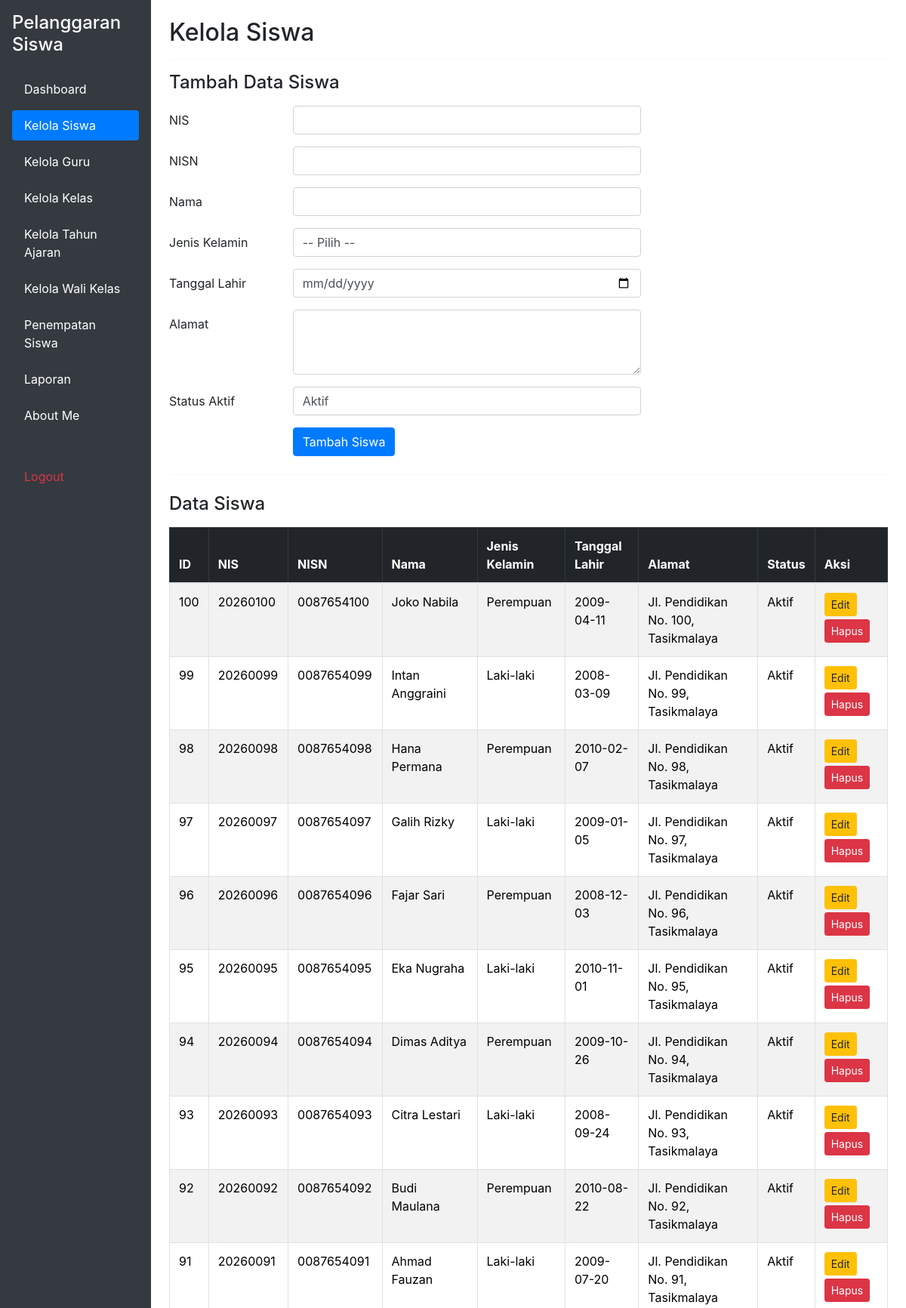
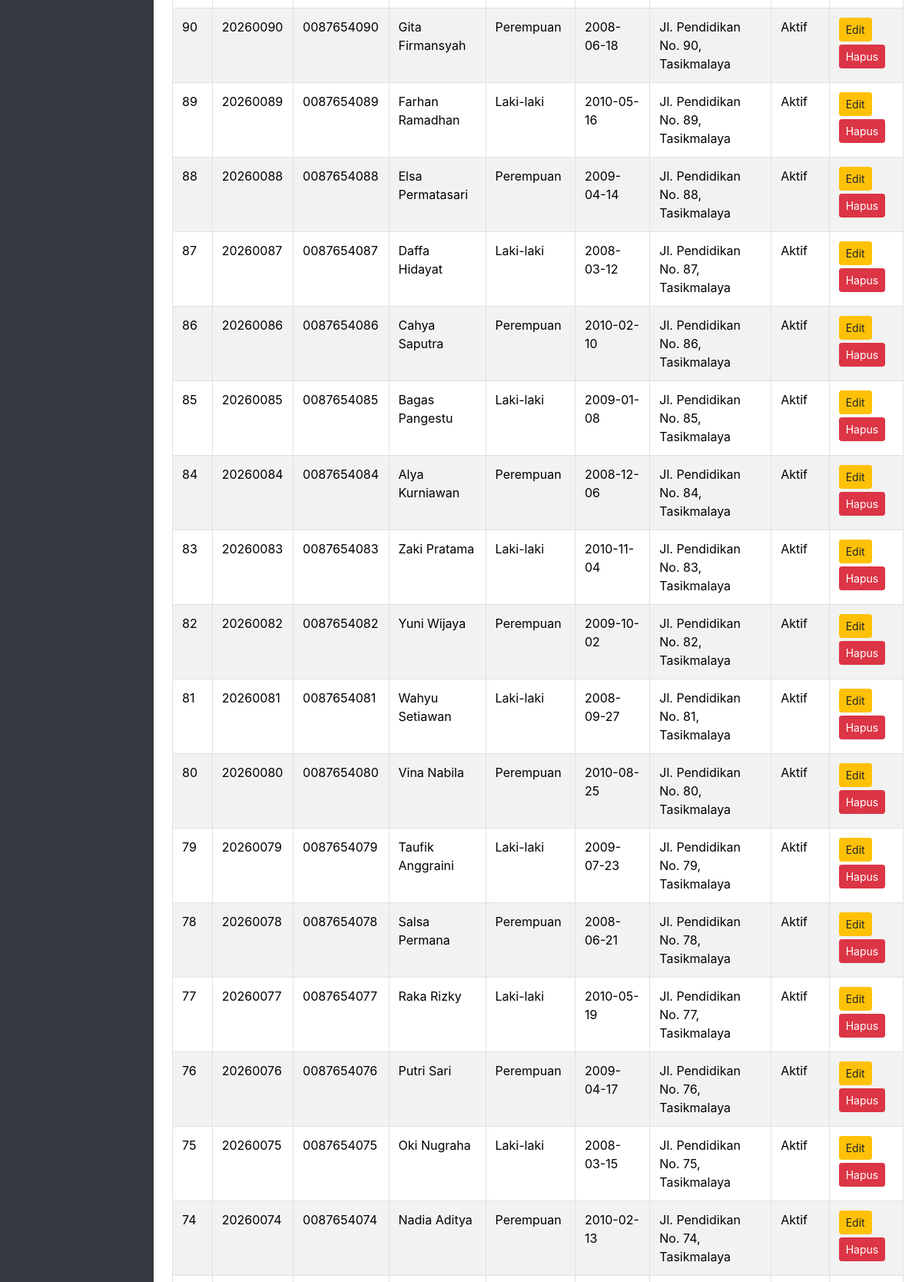
The page /kelola_siswa.php (signed in, upper part) on the database its author committed (2 pictures, top to bottom).
### tables this page shows
CREATE TABLE `t_siswa` (
  `id` int(11) NOT NULL,
  `nis` varchar(30) DEFAULT NULL,
  `nisn` varchar(20) NOT NULL,
  `nama` varchar(150) DEFAULT NULL,
  `jenis_kelamin` char(1) NOT NULL,
  `tanggal_lahir` date NOT NULL,
  `alamat` text NOT NULL,
  `status_aktif` tinyint(1) NOT NULL,
  `created_at` timestamp NOT NULL DEFAULT current_timestamp(),
  `updated_at` timestamp NOT NULL DEFAULT current_timestamp()
);

### kelola_siswa.php (the view, shortened to what this page needs)
<?php
include 'config/koneksi.php';
$sql = "SELECT * FROM t_siswa ORDER BY id DESC";
$query = mysqli_query($koneksi, $sql);
?>
<!DOCTYPE html>
<html lang="id">
<head>
    <link href="https://cdn.jsdelivr.net/npm/bootstrap@5.3.8/dist/css/bootstrap.min.css" rel="stylesheet">
    <link rel="stylesheet" href="https://cdn.jsdelivr.net/npm/bootstrap@4.1.3/dist/css/bootstrap.min.css">
</head>
<body>
<div class="container-fluid">
    <div class="row">
        <div class="col-md-3 col-lg-2 bg-dark min-vh-100 p-3">
            <h4 class="text-white mb-4">
                Pelanggaran Siswa
            </h4>
            <ul class="nav nav-pills flex-column">
                <li class="nav-item mb-2">
                    <a href="dashboard.php" class="nav-link text-white">
                        Dashboard
                    </a>
                </li>
                <li class="nav-item mb-2">
                    <a href="kelola_siswa.php" class="nav-link active">
                        Kelola Siswa
                    </a>
                </li>
                <li class="nav-item mb-2">
                    <a href="kelola_guru.php" class="nav-link text-white">Kelola Guru</a>
                </li>
                <li class="nav-item mb-2">
                    <a href="kelola_kelas.php" class="nav-link text-white">Kelola Kelas</a>
                </li>
                <li class="nav-item mb-2">
                    <a href="kelola_tahun_ajaran.php" class="nav-link text-white">Kelola Tahun Ajaran</a>
                <li class="nav-item mb-2">
                    <a href="kelola_wali_kelas.php" class="nav-link text-white">Kelola Wali Kelas</a>
                <li class="nav-item mb-2">
                    <a href="penempatan_siswa.php" class="nav-link text-white">Penempatan Siswa</a>
                </li>
                <li class="nav-item mb-2">
                    <a href="pelanggaran.php" class="nav-link text-white">Laporan</a>
                </li>
                <li class="nav-item mb-2">
                    <a href="tentang_saya.php" class="nav-link text-white">About Me</a>
                </li>
                <hr class="text-secondary">
                <li class="nav-item mb-2">
                    <a href="logout.php" class="nav-link text-danger">Logout</a>
                </li>
            </ul>
        </div>
        <main class="col-md-9 col-lg-10 p-4">
            <h2>Kelola Siswa</h2>
            <hr>
            <h4 class="mb-3">Tambah Data Siswa</h4>
            <form action="proses_siswa.php" method="POST">
                <div class="mb-3 row">
                    <label class="col-sm-2 col-form-label">NIS</label>
                    <div class="col-sm-6">
                        <input type="text" name="nis" class="form-control" required>
                    </div>
                </div>
                <div class="mb-3 row">
                    <label class="col-sm-2 col-form-label">NISN</label>
                    <div class="col-sm-6">
                        <input type="text" name="nisn" class="form-control" required>
                    </div>
                </div>
                <div class="mb-3 row">
                    <label class="col-sm-2 col-form-label">Nama</label>
                    <div class="col-sm-6">
                        <input type="text" name="nama" class="form-control" required>
                    </div>
                </div>
                <div class="mb-3 row">
                    <label class="col-sm-2 col-form-label">Jenis Kelamin</label>
                    <div class="col-sm-6">
                        <select name="jenis_kelamin" class="form-control" required>
                            <option value="">-- Pilih --</option>
                        </select>
                    </div>
                </div>
                <div class="mb-3 row">
                    <label class="col-sm-2 col-form-label">Tanggal Lahir</label>
                    <div class="col-sm-6">
                        <input type="date" name="tanggal_lahir" class="form-control" required>
                    </div>
                </div>
                <div class="mb-3 row">
                    <label class="col-sm-2 col-form-label">Alamat</label>
                    <div class="col-sm-6">
                        <textarea name="alamat" class="form-control" rows="3" required></textarea>
                    </div>
                </div>
                <div class="mb-3 row">
                    <label class="col-sm-2 col-form-label">Status Aktif</label>
                    <div class="col-sm-6">
                        <select name="status_aktif" class="form-control" required>
                            <option value="1">Aktif</option>
                        </select>
                    </div>
                </div>
                <div class="mb-3 row">
                    <div class="col-sm-6 offset-sm-2">
                        <button type="submit" class="btn btn-primary">Tambah Siswa</button>
                    </div>
                </div>
            </form>
            <hr class="my-4">
            <h4 class="mb-3">Data Siswa</h4>
            <div class="table-responsive">
                <table class="table table-bordered table-striped">
                    <thead class="table-dark">
                        <tr>
                            <th>ID</th>
                            <th>NIS</th>
                            <th>NISN</th>
                            <th>Nama</th>
                            <th>Jenis Kelamin</th>
                            <th>Tanggal Lahir</th>
                            <th>Alamat</th>
                            <th>Status</th>
                            <th>Aksi</th>
                        </tr>
                    </thead>
                    <tbody>
                        <?php
                        if ($query && mysqli_num_rows($query) > 0) {
                            while ($siswa = mysqli_fetch_assoc($query)) {
                        ?>
                            <tr>
                                <td><?php echo htmlspecialchars($siswa['id']); ?></td>
                                <td><?php echo htmlspecialchars($siswa['nis']); ?></td>
                                <td><?php echo htmlspecialchars($siswa['nisn']); ?></td>
                                <td><?php echo htmlspecialchars($siswa['nama']); ?></td>
                                <td>
                                    <?php
                                    echo ($siswa['jenis_kelamin'] == 'L') ? "Laki-laki" : "Perempuan";
                                    ?>
                                </td>
                                <td><?php echo htmlspecialchars($siswa['tanggal_lahir']); ?></td>
                                <td><?php echo htmlspecialchars($siswa['alamat']); ?></td>
                                <td>
                                    <?php
                                    echo ($siswa['status_aktif'] == 1) ? "Aktif" : "Tidak Aktif";
                                    ?>
                                </td>
                                <td>
                                    <a href="edit_siswa.php?id=<?php echo $siswa['id']; ?>" class="btn btn-warning btn-sm mb-1">Edit</a>
                                    <a href="hapus_siswa.php?id=<?php echo $siswa['id']; ?>"
                                       class="btn btn-danger btn-sm"
                                       onclick="return confirm('Yakin ingin menghapus data siswa ini?')">
                                        Hapus
                                    </a>
                                </td>
                            </tr>
                        <?php
                            }
                        } else {
                        ?>
                            <tr>
                                <td colspan="9" class="text-center">Belum ada data siswa.</td>
                            </tr>
                        <?php } ?>
                    </tbody>
                </table>
            </div>
        </main>
    </div>
</div>
</body>
</html>

### rows shown on the page
t_siswa: id "100", nis "20260100", nisn "0087654100", nama "Joko Nabila", jenis_kelamin "Perempuan", tanggal_lahir "2009-04-11", alamat "Jl. Pendidikan No. 100, Tasikmalaya", status_aktif "Aktif"
t_siswa: id "99", nis "20260099", nisn "0087654099", nama "Intan Anggraini", jenis_kelamin "Laki-laki", tanggal_lahir "2008-03-09", alamat "Jl. Pendidikan No. 99, Tasikmalaya", status_aktif "Aktif"
t_siswa: id "98", nis "20260098", nisn "0087654098", nama "Hana Permana", jenis_kelamin "Perempuan", tanggal_lahir "2010-02-07", alamat "Jl. Pendidikan No. 98, Tasikmalaya", status_aktif "Aktif"
t_siswa: id "97", nis "20260097", nisn "0087654097", nama "Galih Rizky", jenis_kelamin "Laki-laki", tanggal_lahir "2009-01-05", alamat "Jl. Pendidikan No. 97, Tasikmalaya", status_aktif "Aktif"
t_siswa: id "96", nis "20260096", nisn "0087654096", nama "Fajar Sari", jenis_kelamin "Perempuan", tanggal_lahir "2008-12-03", alamat "Jl. Pendidikan No. 96, Tasikmalaya", status_aktif "Aktif"
t_siswa: id "95", nis "20260095", nisn "0087654095", nama "Eka Nugraha", jenis_kelamin "Laki-laki", tanggal_lahir "2010-11-01", alamat "Jl. Pendidikan No. 95, Tasikmalaya", status_aktif "Aktif"
t_siswa: id "94", nis "20260094", nisn "0087654094", nama "Dimas Aditya", jenis_kelamin "Perempuan", tanggal_lahir "2009-10-26", alamat "Jl. Pendidikan No. 94, Tasikmalaya", status_aktif "Aktif"
t_siswa: id "93", nis "20260093", nisn "0087654093", nama "Citra Lestari", jenis_kelamin "Laki-laki", tanggal_lahir "2008-09-24", alamat "Jl. Pendidikan No. 93, Tasikmalaya", status_aktif "Aktif"
t_siswa: id "92", nis "20260092", nisn "0087654092", nama "Budi Maulana", jenis_kelamin "Perempuan", tanggal_lahir "2010-08-22", alamat "Jl. Pendidikan No. 92, Tasikmalaya", status_aktif "Aktif"
t_siswa: id "91", nis "20260091", nisn "0087654091", nama "Ahmad Fauzan", jenis_kelamin "Laki-laki", tanggal_lahir "2009-07-20", alamat "Jl. Pendidikan No. 91, Tasikmalaya", status_aktif "Aktif"
t_siswa: id "90", nis "20260090", nisn "0087654090", nama "Gita Firmansyah", jenis_kelamin "Perempuan", tanggal_lahir "2008-06-18", alamat "Jl. Pendidikan No. 90, Tasikmalaya", status_aktif "Aktif"
t_siswa: id "89", nis "20260089", nisn "0087654089", nama "Farhan Ramadhan", jenis_kelamin "Laki-laki", tanggal_lahir "2010-05-16", alamat "Jl. Pendidikan No. 89, Tasikmalaya", status_aktif "Aktif"
t_siswa: id "88", nis "20260088", nisn "0087654088", nama "Elsa Permatasari", jenis_kelamin "Perempuan", tanggal_lahir "2009-04-14", alamat "Jl. Pendidikan No. 88, Tasikmalaya", status_aktif "Aktif"
t_siswa: id "87", nis "20260087", nisn "0087654087", nama "Daffa Hidayat", jenis_kelamin "Laki-laki", tanggal_lahir "2008-03-12", alamat "Jl. Pendidikan No. 87, Tasikmalaya", status_aktif "Aktif"
t_siswa: id "86", nis "20260086", nisn "0087654086", nama "Cahya Saputra", jenis_kelamin "Perempuan", tanggal_lahir "2010-02-10", alamat "Jl. Pendidikan No. 86, Tasikmalaya", status_aktif "Aktif"
t_siswa: id "85", nis "20260085", nisn "0087654085", nama "Bagas Pangestu", jenis_kelamin "Laki-laki", tanggal_lahir "2009-01-08", alamat "Jl. Pendidikan No. 85, Tasikmalaya", status_aktif "Aktif"
t_siswa: id "84", nis "20260084", nisn "0087654084", nama "Alya Kurniawan", jenis_kelamin "Perempuan", tanggal_lahir "2008-12-06", alamat "Jl. Pendidikan No. 84, Tasikmalaya", status_aktif "Aktif"
t_siswa: id "83", nis "20260083", nisn "0087654083", nama "Zaki Pratama", jenis_kelamin "Laki-laki", tanggal_lahir "2010-11-04", alamat "Jl. Pendidikan No. 83, Tasikmalaya", status_aktif "Aktif"
t_siswa: id "82", nis "20260082", nisn "0087654082", nama "Yuni Wijaya", jenis_kelamin "Perempuan", tanggal_lahir "2009-10-02", alamat "Jl. Pendidikan No. 82, Tasikmalaya", status_aktif "Aktif"
t_siswa: id "81", nis "20260081", nisn "0087654081", nama "Wahyu Setiawan", jenis_kelamin "Laki-laki", tanggal_lahir "2008-09-27", alamat "Jl. Pendidikan No. 81, Tasikmalaya", status_aktif "Aktif"
t_siswa: id "80", nis "20260080", nisn "0087654080", nama "Vina Nabila", jenis_kelamin "Perempuan", tanggal_lahir "2010-08-25", alamat "Jl. Pendidikan No. 80, Tasikmalaya", status_aktif "Aktif"
t_siswa: id "79", nis "20260079", nisn "0087654079", nama "Taufik Anggraini", jenis_kelamin "Laki-laki", tanggal_lahir "2009-07-23", alamat "Jl. Pendidikan No. 79, Tasikmalaya", status_aktif "Aktif"
t_siswa: id "78", nis "20260078", nisn "0087654078", nama "Salsa Permana", jenis_kelamin "Perempuan", tanggal_lahir "2008-06-21", alamat "Jl. Pendidikan No. 78, Tasikmalaya", status_aktif "Aktif"
t_siswa: id "77", nis "20260077", nisn "0087654077", nama "Raka Rizky", jenis_kelamin "Laki-laki", tanggal_lahir "2010-05-19", alamat "Jl. Pendidikan No. 77, Tasikmalaya", status_aktif "Aktif"
t_siswa: id "76", nis "20260076", nisn "0087654076", nama "Putri Sari", jenis_kelamin "Perempuan", tanggal_lahir "2009-04-17", alamat "Jl. Pendidikan No. 76, Tasikmalaya", status_aktif "Aktif"
t_siswa: id "75", nis "20260075", nisn "0087654075", nama "Oki Nugraha", jenis_kelamin "Laki-laki", tanggal_lahir "2008-03-15", alamat "Jl. Pendidikan No. 75, Tasikmalaya", status_aktif "Aktif"
t_siswa: id "74", nis "20260074", nisn "0087654074", nama "Nadia Aditya", jenis_kelamin "Perempuan", tanggal_lahir "2010-02-13", alamat "Jl. Pendidikan No. 74, Tasikmalaya", status_aktif "Aktif"
